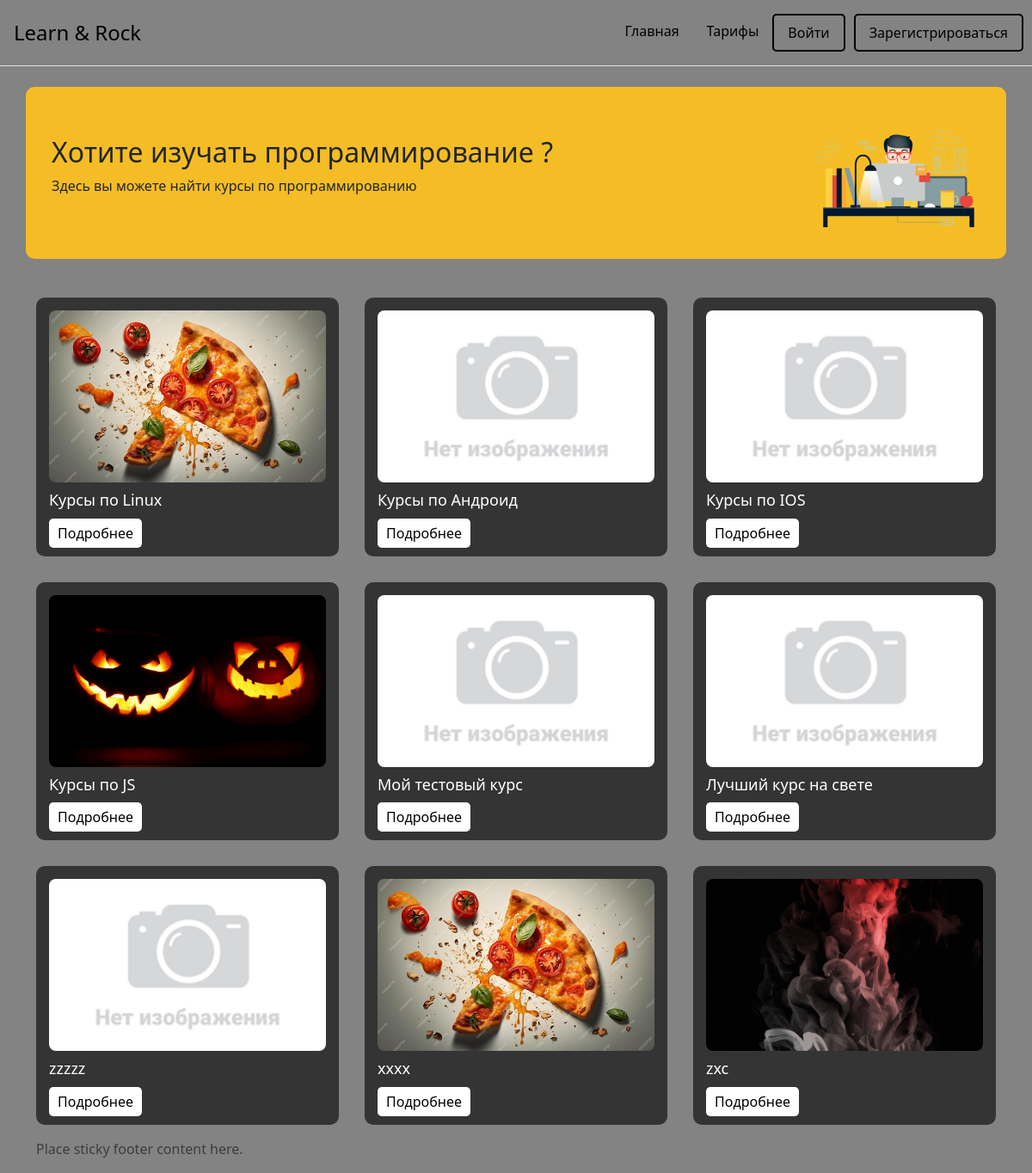
The page / on the database its author committed.
### courses/models.py (models this page shows, shortened)
class Course(models.Model):
    slug = models.SlugField(verbose_name='Уникальное название курса', max_length=120, unique=True)
    title = models.CharField(verbose_name='Название',max_length=120)
    description = models.TextField(verbose_name='Описание курса')
    image = models.ImageField(verbose_name='Изображение',default='default.png',upload_to='courses_images/')
    is_free = models.BooleanField(verbose_name='Бесплатный урок', default=False)
    class Meta:
        verbose_name = 'Курс'
        verbose_name_plural = 'Курсы'

### courses/views.py (the view)
# urls.py: path('', views.HomePage.as_view(), name='home'),
class HomePage(ListView):
    model = Course
    template_name = 'courses/home.html'
    context_object_name = 'courses'
    ordering = ['id']
    def get_context_data(self, **kwargs):
        context = super().get_context_data(**kwargs)
        context['title'] = 'Главная страница сайта'
        return context

### templates/courses/home.html
{% extends 'laout.html' %}
{% block main %}
    <div class="container preview-block">
        <img style="width: 200px;" src="../../pictures/preview.png" alt="">
        <div>
            <h2>Хотите изучать программирование ?</h2>
            <p>Здесь вы можете найти курсы по программированию</p>
        </div>
    </div>
    <div class="courses container">
        {% for course in courses %}
            <div class="course">
                {% if course.image %}
                    <img class="course-image" src="{{ course.image.url }}" alt="{{ course.title }}">
                {% else %}
                    <img class="course-image" src="pictures/default.png" alt="{{ course.title }}">
                {% endif %}
                <h2>{{ course.title }}</h2>
                <a class="course-url" href="{% url 'course_detail' slug=course.slug %}">Подробнее</a>
            </div>
        {% endfor%}
    </div>
{% endblock %}

### templates/laout.html (shortened to what this page needs)
{% load static %}
<!DOCTYPE html>
<html lang="ru" class="h-100">
<head>
    <link rel="stylesheet" href="https://cdn.jsdelivr.net/npm/bootstrap@5.3.3/dist/css/bootstrap.min.css">
    <link rel="stylesheet" href="{% static 'css/main.css' %}">
</head>
<body class="d-flex flex-column h-100">
    <header class="d-flex flex-wrap justify-content-center py-3 mb-4 border-bottom">
        <a style="margin-left: 16px;" href="{% url 'home'%}" class="d-flex align-items-center mb-3 mb-md-0 me-md-auto link-body-emphasis text-decoration-none">
            <span class="fs-4">Learn & Rock</span>
        </a>
        <ul class="nav nav-pills">
            <li class="nav-item"><a href="{% url 'home' %}" class="nav-link header-items">Главная</a></li>
            <li class="nav-item"><a href="{% url 'tarif' %}" class="nav-link header-items">Тарифы</a></li>
            {% if user.is_authenticated %}
                <li style="margin-right: 10px;" class="nav-item main-btn"><a href="{% url 'profile' %}" class="nav-link header-items">Профиль</a></li>
                <li style="margin-right: 10px;" class="nav-item main-btn"><a href="{% url 'exit' %}" class="nav-link header-items">Выйти</a></li>
            {% else %}
                <li style="margin-right: 10px;" class="nav-item main-btn"><a href="{% url 'login' %}" class="nav-link header-items">Войти</a></li>
                <li style="margin-right: 10px;" class="nav-item main-btn"><a href="{% url 'register' %}" class="nav-link header-items">Зарегистрироваться</a></li>
            {% endif %}
        </ul>
    </header>
    {% block main %}
    {% endblock %}
    <footer class="footer mt-auto py-3">
        <div class="container">
            <span class="text-body-secondary">Place sticky footer content here.</span>
        </div>
    </footer>
</body>
</html>

### static/css/main.css (style rules this page uses)
body { background-color: #838383; }
.preview-block { background-color: #f5bd25; display: flex; justify-content: space-between; flex-direction: row-reverse; align-items: center; border-radius: 10px; margin-bottom: 45px; padding-left: 30px; padding-right: 30px; }
.courses { display: grid; grid-template-columns: repeat(3, 1fr); gap: 30px; }
.course-image { width: 100%; height: 200px; object-fit: cover; border-radius: 8px; }

### rows shown on the page
Course: image (picture), title "Курсы по Linux"
Course: image (placeholder picture), title "Курсы по Андроид"
Course: image (placeholder picture), title "Курсы по IOS"
Course: image (picture), title "Курсы по JS"
Course: image (placeholder picture), title "Мой тестовый курс"
Course: image (placeholder picture), title "Лучший курс на свете"
Course: image (placeholder picture), title "zzzzz"
Course: image (picture), title "xxxx"
Course: image (picture), title "zxc"
